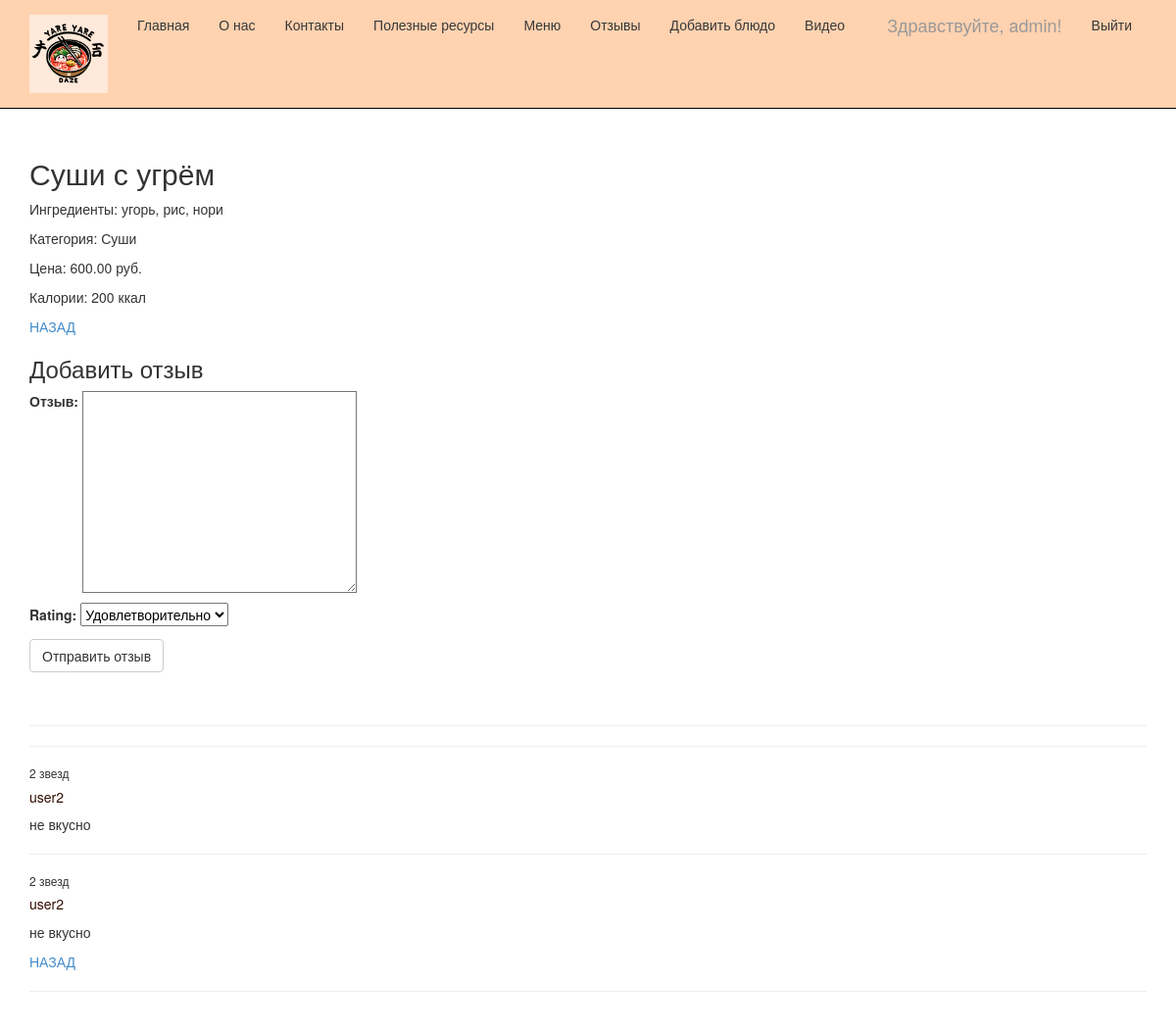
The app's page /menuit/2/ (signed in) with its own data.
### app/models.py (models this page shows, shortened)
class MenuItem(models.Model):
    name = models.CharField(max_length=255, verbose_name="Название блюда")
    ingredients = models.TextField(verbose_name="Ингредиенты")
    category = models.CharField(max_length=100, blank=True, null=True, verbose_name="Категория")
    price = models.DecimalField(max_digits=9, decimal_places=2, verbose_name="Цена")
    calories = models.IntegerField(verbose_name="Калории")
    author = models.ForeignKey(User, null=True, blank=True, on_delete = models.SET_NULL, verbose_name = "Автор")
    image = models.FileField(default = 'temp.jpg', verbose_name="Путь к картинке")
    class Meta:
        db_table = "MenuItems" # имя таблицы для модели
        ordering = ["name"] # порядок сортировки данных в модели
        verbose_name = "Меню доставки" # имя, под которым модель будет отображаться в административном разделе
        verbose_name_plural = "Меню доставки" # тоже для всех пунктов меню доставки

class Review(models.Model):
    author = models.ForeignKey(User, on_delete = models.CASCADE, verbose_name="Автор отзыва")
    menu_item = models.ForeignKey(MenuItem, on_delete = models.CASCADE, verbose_name="Позиция в меню")
    text = models.TextField(verbose_name="Текст отзыва")
    rating = models.IntegerField(choices=((1, 'Очень плохо'), (2, 'Плохо'), (3, 'Удовлетворительно'), (4, 'Хорошо'), (5, 'Отлично')), default=3)
    class Meta:
        db_table='Review'
        ordering = ['rating']
        verbose_name="Отзыв к блюду"
        verbose_name_plural="Отзывы к блюдам"

### app/views.py (the view)
# urls.py: path('menuit/<int:parametr>/', views.menuit, name= 'menuit'),
def menuit(request, parametr):
    assert isinstance(request, HttpRequest)
    menuit_1 = MenuItem.objects.get(id=parametr)
    reviews = Review.objects.filter(menu_item=parametr)
    if request.method == 'POST':
        form = ReviewForm(request.POST)
        if form.is_valid():
            review_f = form.save(commit=False)
            review_f.author = request.user
            review_f.rating = form.cleaned_data['rating']
            review_f.menu_item = menuit_1
            review_f.save()
            return redirect('menuit', parametr=menuit_1.id)
    else:
        form = ReviewForm()
    return render(
        request,
        'app/menuit.html',
        {
            'menuit_1': menuit_1,
            'reviews': reviews,
            'form': form,
        }
        )

### app/forms.py
class ReviewForm(forms.ModelForm):
    class Meta:
        model = Review
        fields = ('text', 'rating')
        labels = {'text': "Отзыв"}

### app/templates/app/menuit.html (shortened to what this page needs)
﻿{% extends "app/layout.html" %}
{% block content %}
<h2> {{menuit_1.name}} </h2>
<p> Ингредиенты: {{menuit_1.ingredients}} </p>
<p> Категория: {{menuit_1.category}} </p>
<p> Цена: {{menuit_1.price}} руб.</p>
<p> Калории: {{menuit_1.calories}} ккал</p>
<p><a href="{% url 'menu' %}"> НАЗАД </a></p>
{% if user.is_authenticated %}
<h3>Добавить отзыв</h3>
<form method="POST">
    <div>
        {{form.as_p}}
        <button type="submit" class="save btn btn-default"> Отправить отзыв </button>
    </div>
</form>
{% else %}
<h3>Для добавления своего отзыва, пожалуйста, авторизуйтесь</h3>
{% endif %}
<br />
<hr />
{% for review in reviews %}
<hr />
<h6> {{review.rating}} звезд </h6>
<h5> {{review.author}} </h5>
<p> {{review.text|linebreaksbr}} </p>
{% endfor %}
<p><a href="{% url 'menu' %}"> НАЗАД </a></p>
{% endblock %}

### app/templates/app/loginpartial.html (shortened to what this page needs)
﻿{% if user.is_authenticated %}
<form id="logoutForm" action="/logout/" method="post" class="navbar-right">
    <ul class="nav navbar-nav navbar-right">
        <li><span class="navbar-brand">Здравствуйте, {{ user.username }}!</span></li>
        <li><a href="javascript:document.getElementById('logoutForm').submit()">Выйти</a></li>
    </ul>
</form>
{% else %}
<ul class="nav navbar-nav navbar-right">
    <li><a href="{% url 'login' %}">Войти</a></li>
</ul>
{% endif %}

### app/static/app/content/site.css (style rules this page uses)
body { padding-top: 120px; padding-bottom: 20px; }
input, select, textarea { max-width: 280px; }
h5 { color: #330d00; }

### records on screen
MenuItem: name "Суши с угрём", ingredients "угорь, рис, нори", category "Суши", price "600.00", calories "200"
Review: rating "2", author "user2", text "не вкусно"
Review: rating "2", author "user2", text "не вкусно"

### other values on screen
{{ user.username }} "admin"
